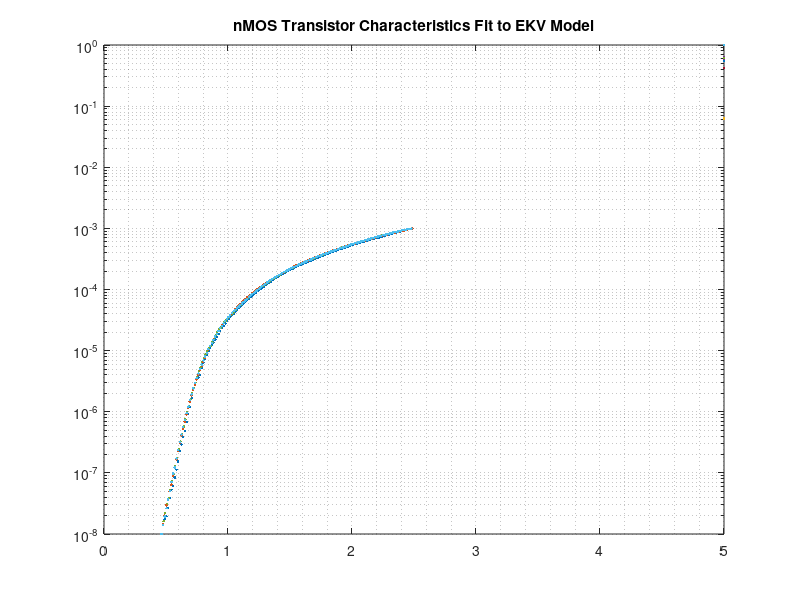

Reproduce this figure in MATLAB. (Note: this script raises an error after producing the figure.)
clf; close all; clear;

% Colors for plots
taupe_gray = [156 151 154]./255;
bittersweet = [255 108 140]./255;
light_sea_green = [16 161 156]./255;
black = [0 0 0]./255;
white = [255 255 255]./255;
pacific_cyan = [35 181 211]./255;

load("data/lab4_exp1_rev3.mat")


% min(IinExp1)
% max(IinExp1)

% Interpolate data
function [v_g_out, I_sat_out] = process_data(v_g_in, I_sat_in)
    % v_g_out = [linspace(min(v_g_in), 1.1, 40), linspace(1.1, max(v_g_in), 60)];
    v_g_out = linspace(min(v_g_in), max(v_g_in), 150);
    I_sat_out = interp1(v_g_in, I_sat_in, v_g_out);
end

figure(1)

[exp1_nMOS1_V, exp1_nMOS1_I] = process_data(exp1_nMOS1_V, exp1_nMOS1_I);
[exp1_nMOS2_V, exp1_nMOS2_I] = process_data(exp1_nMOS2_V, exp1_nMOS2_I);
[exp1_nMOS3_V, exp1_nMOS3_I] = process_data(exp1_nMOS3_V, exp1_nMOS3_I);
[exp1_nMOS4_V, exp1_nMOS4_I] = process_data(exp1_nMOS4_V, exp1_nMOS4_I);
% Also, include a single semilog plot showing all four voltage-current characteristics along with one of
% the fits.
semilogy(exp1_nMOS1_V, exp1_nMOS1_I, ".", markerSize=5, color = taupe_gray)
hold on; grid minor
semilogy(exp1_nMOS2_V, exp1_nMOS2_I, ".", markerSize=5, color = bittersweet)
semilogy(exp1_nMOS3_V, exp1_nMOS3_I, ".", markerSize=5, color = light_sea_green)
semilogy(exp1_nMOS4_V, exp1_nMOS4_I, ".", markerSize=5, color = black)
title("nMOS Transistor Characteristics Fit to EKV Model")

% In your report, include a table showing the extracted EKV model parameters for each transistor.
[Is1, VT1, kappa1] = ekvfit(exp1_nMOS1_V, exp1_nMOS1_I, 5e-3, 'off');
[Is2, VT2, kappa2] = ekvfit(exp1_nMOS2_V, exp1_nMOS2_I, 5e-3, 'off');
[Is3, VT3, kappa3] = ekvfit(exp1_nMOS3_V, exp1_nMOS3_I, 5e-3, 'off');
[Is4, VT4, kappa4] = ekvfit(exp1_nMOS4_V, exp1_nMOS4_I, 5e-3, 'off');

% EKV model
V_g = linspace(0,5, 100);
I_sat = Is1 * (log(1 + exp((kappa1*(V_g - VT1) - 0)/(2*0.0258)))).^2;
semilogy(V_g, I_sat, color = pacific_cyan, linewidth = 1.5); xlim([0, 2.5]); ylim([1e-8, 1e-3]);
xlabel("Gate Voltage (V)"); ylabel("Saturation Current (A)")
legend_ = legend("#1", "#2", "#3", "#4", "EKV Fit", location="northwest");
title(legend_, "nMOS")

% Also, include a single semilog plot showing the difference between each transistor’s
% gate voltage and the average gate voltage from all four transistors as a function of input
% current.
figure(2)
semilogx(exp1_nMOS1_I, exp1_nMOS1_V - (exp1_nMOS1_V + exp1_nMOS2_V + exp1_nMOS3_V + exp1_nMOS4_V)/4, '.', color = taupe_gray)
hold on; grid minor; xlabel("Saturation Current (A)"); ylabel("Mean Gate Voltage Deviation (V)")
yline(0, color = black, linewidth = 1.5)
semilogx(exp1_nMOS2_I, exp1_nMOS2_V - (exp1_nMOS1_V + exp1_nMOS2_V + exp1_nMOS3_V + exp1_nMOS4_V)/4, '.', color = bittersweet)
semilogx(exp1_nMOS3_I, exp1_nMOS3_V - (exp1_nMOS1_V + exp1_nMOS2_V + exp1_nMOS3_V + exp1_nMOS4_V)/4, '.', color = light_sea_green)
semilogx(exp1_nMOS4_I, exp1_nMOS4_V - (exp1_nMOS1_V + exp1_nMOS2_V + exp1_nMOS3_V + exp1_nMOS4_V)/4, '.', color = black)
% semilogx(exp1_nMOS1_I, abs(exp1_nMOS1_V - (exp1_nMOS1_V + exp1_nMOS2_V + exp1_nMOS3_V + exp1_nMOS4_V)/4) + abs(exp1_nMOS2_V - (exp1_nMOS1_V + exp1_nMOS2_V + exp1_nMOS3_V + exp1_nMOS4_V)/4) + abs(exp1_nMOS3_V - (exp1_nMOS1_V + exp1_nMOS2_V + exp1_nMOS3_V + exp1_nMOS4_V)/4) + abs(exp1_nMOS4_V - (exp1_nMOS1_V + exp1_nMOS2_V + exp1_nMOS3_V + exp1_nMOS4_V)/4), '.', color = pacific_cyan)
% xline(Is1, linewidth=1.5)
legend_ = legend("#1", "", "#2", "#3", "#4", location = "northwest")
title(legend_, "nMOS")
title("nMOS Transistor Mean Gate Voltage Deviation")

% How well do these characteristics match each other?
% Fairly well!

% Do the transistors generally match better at certain levels of inversion than others?
figure(3)
semilogx(exp1_nMOS1_I, exp1_nMOS1_V - (exp1_nMOS1_V + exp1_nMOS2_V + exp1_nMOS3_V + exp1_nMOS4_V)/4, '.', color = taupe_gray)
hold on; grid minor; xlabel("Saturation Current (A)"); ylabel("Mean Gate Voltage Deviation (V)")
yline(0, color = black, linewidth = 1.5)
semilogx(exp1_nMOS2_I, exp1_nMOS2_V - (exp1_nMOS1_V + exp1_nMOS2_V + exp1_nMOS3_V + exp1_nMOS4_V)/4, '.', color = bittersweet)
semilogx(exp1_nMOS3_I, exp1_nMOS3_V - (exp1_nMOS1_V + exp1_nMOS2_V + exp1_nMOS3_V + exp1_nMOS4_V)/4, '.', color = light_sea_green)
semilogx(exp1_nMOS4_I, exp1_nMOS4_V - (exp1_nMOS1_V + exp1_nMOS2_V + exp1_nMOS3_V + exp1_nMOS4_V)/4, '.', color = black)
semilogx(exp1_nMOS1_I, abs(exp1_nMOS1_V - (exp1_nMOS1_V + exp1_nMOS2_V + exp1_nMOS3_V + exp1_nMOS4_V)/4) + abs(exp1_nMOS2_V - (exp1_nMOS1_V + exp1_nMOS2_V + exp1_nMOS3_V + exp1_nMOS4_V)/4) + abs(exp1_nMOS3_V - (exp1_nMOS1_V + exp1_nMOS2_V + exp1_nMOS3_V + exp1_nMOS4_V)/4) + abs(exp1_nMOS4_V - (exp1_nMOS1_V + exp1_nMOS2_V + exp1_nMOS3_V + exp1_nMOS4_V)/4), '.', color = pacific_cyan)
xline(Is1, linewidth=1.5)
legend_ = legend("I_s", "", "", "", "", "Total Abs Deviation", location = "northwest")
% title(legend_, "nMOS")
title("nMOS Transistor Mean Gate Voltage Deviation")


% From one of your measured characteristics, extract that transistor’s incremental transcon-
% ductance gain.
figure(4);
gm = diff(exp1_nMOS1_I)./diff(exp1_nMOS1_V);
loglog(exp1_nMOS1_I(2:end), gm, '.', color = light_sea_green);
hold on;
gm_theo = kappa1 .* (sqrt(Is1 .* exp1_nMOS1_I))./(0.0258) .* (1 - exp(-sqrt(exp1_nMOS1_I./Is1)));
loglog(exp1_nMOS1_I, gm_theo, color = bittersweet, linewidth = 2);
hold on;  grid minor;
xlabel("Input Current (A)"); ylabel("Transconductance Gain (I/A)")
title("nMOS Transistor Characteristics")
legend("Measured Data", "Theoretical Fit")


% As you did in Labs 2 and 3, you should be able to use diff and ./ in MATLAB to obtain a crude finite-difference
% approximation to the partial derivative of the transistor’s saturation current with respect to its gate voltage.

% For your report, make a log-log plot showing the incremental transconductance gain of the transistor you selected as
% a function of the current flowing through it, along with a theoretical fit.

% Does the theoretical fit match the data?

